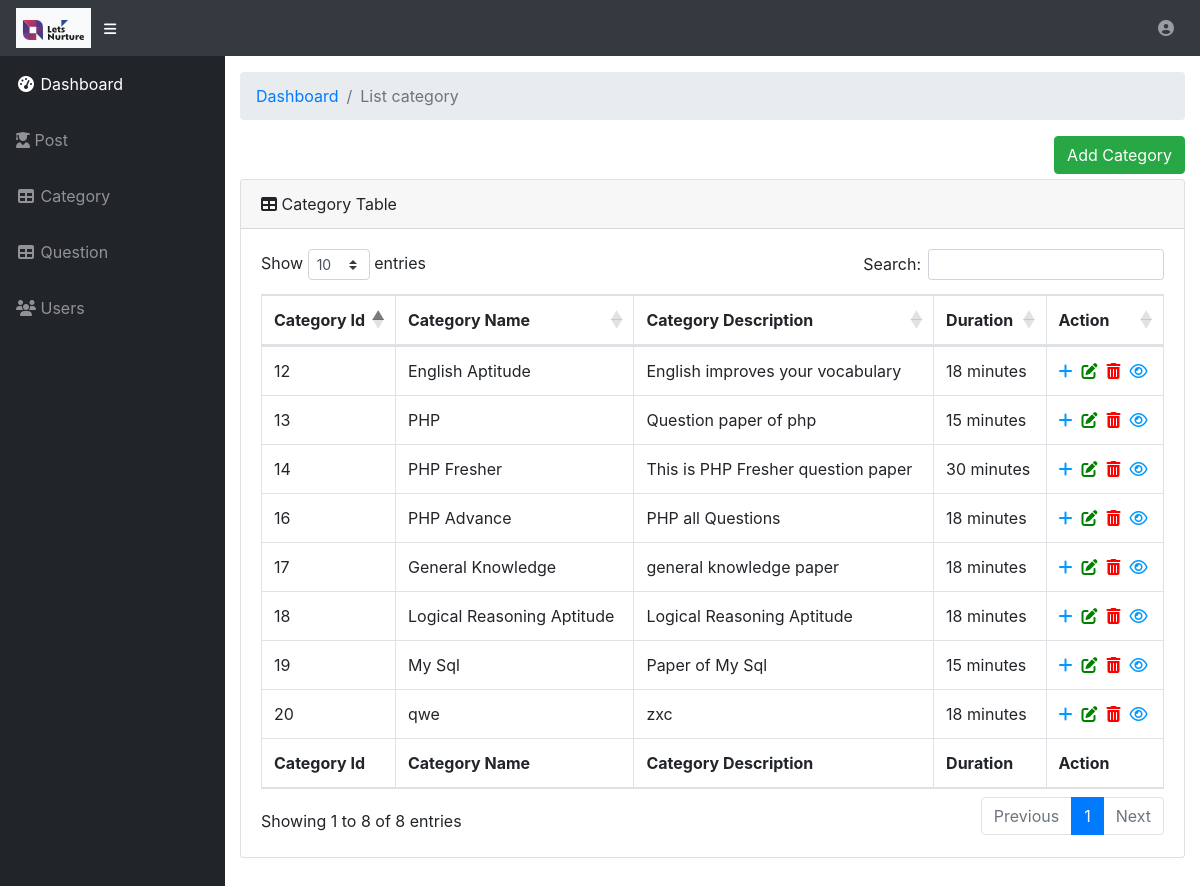
Screenshot of /category.php (signed in) with the database file from the repository.
### tables this page shows
CREATE TABLE `category1` (
  `id` int(11) NOT NULL,
  `category_name` varchar(100) NOT NULL,
  `category_des` text NOT NULL,
  `post` varchar(50) NOT NULL,
  `exper` text NOT NULL,
  `time` decimal(3,2) NOT NULL,
  `created_at` timestamp NOT NULL DEFAULT CURRENT_TIMESTAMP,
  `updated_at` timestamp NOT NULL DEFAULT CURRENT_TIMESTAMP ON UPDATE CURRENT_TIMESTAMP
);

### category.php (the view, shortened to what this page needs)
<?php
include "con.php";
if (isset($_SESSION["username"]) || isset($_COOKIE["username"])) {
  include "header-admin.php";?>
      <div id="content-wrapper">
        <div class="container-fluid">
          <ol class="breadcrumb">
            <li class="breadcrumb-item">
              <a href="#">Dashboard</a>
            </li>
            <li class="breadcrumb-item active">List category</li>
          </ol>
          <?php
          $query="select id, category_name,category_des,time from category1";
          $result=mysqli_query($con,$query);
           ?>
          <div  style="float: right; padding-bottom: 5px;">
              <a class="btn btn-success" href="add-category.php">
  Add Category
</a>
            </div>
            <div class="clearfix"></div>
          <div class="card mb-3">
            <div class="card-header">
              <i class="fas fa-table"></i>
              Category Table </div>
            <div class="card-body">
              <div class="table-responsive">
                <table class="table table-bordered" id="dataTable" width="100%" cellspacing="0">
                  <thead>
                    <tr>
                      <th>Category Id</th>
                      <th>Category Name</th>
                      <th>Category Description</th>
                      <th>Duration</th>
                      <th>Action</th>
                    </tr>
                  </thead>
                  <tfoot>
                    <tr>
                      <th>Category Id</th>
                      <th>Category Name</th>
                      <th>Category Description</th>
                      <th>Duration</th>
                      <th>Action</th>
                    </tr>
                  </tfoot>
                  <tbody>
                    <?php while ($arr=mysqli_fetch_array($result,MYSQLI_BOTH)):
                      ?>
                    <tr>
                      <td><?php echo $arr['id'] ?></td>
                      <td><?php echo $arr['category_name'] ?></td>
                      <td><?php echo $arr['category_des'] ?></td>
                      <td><?php if($arr['time']=="0.5") echo "30 minutes"; elseif($arr['time']=="0.25") echo "15 minutes"; elseif($arr['time']=="0.30") echo "18 minutes"; elseif($arr['time']=="0.75") echo "45 minutes"; else echo $arr['time']." hour" ?></td>
                      <td><a href="add-question.php?id=<?php echo $arr['id']; ?>"><i class="fas fa-plus" style="color: #0099ff;"></i></a>&nbsp&nbsp<a href="edit-category.php?id=<?php echo $arr['id']; ?>"><i class="fas fa-edit" style="color: green;"></i></a>&nbsp&nbsp<a href="delete-category.php?id=<?php echo $arr['id']; ?>"><i class="fas fa-trash-alt" style="color: red;"></i></a>&nbsp&nbsp<a href="questionmanagement.php?id=<?php echo $arr['id']; ?>"><i class="far fa-eye" style="color: #0099ff;"></i></td>
                    </tr>
                    <?php endwhile; ?>
                  </tbody>
                </table>
              </div>
            </div>
          </div>
        </div>
        </div>
      </div>
<?php
include "footer-admin.php";
}
else
  {
    header("Location: admin-login.php");
  }?>

### header-admin.php (shortened to what this page needs)
<!DOCTYPE html>
<html lang="en">
  <head>
    <link href="vendor/bootstrap/css/bootstrap.min.css" rel="stylesheet">
    <link href="vendor/fontawesome-free/css/all.min.css" rel="stylesheet" type="text/css">
    <link href="vendor/datatables/dataTables.bootstrap4.css" rel="stylesheet">
    <link href="css/sb-admin.css" rel="stylesheet">
  </head>
  <body id="page-top">
    <nav class="navbar navbar-expand navbar-dark bg-dark static-top">
      <a class="navbar-brand mr-1" href="index.php" style="background-color: #f8f9fa;"><img src="ln-logo1.svg" width="75" height="20"></a>
      <button class="btn btn-link btn-sm text-white order-1 order-sm-0" id="sidebarToggle" href="#">
        <i class="fas fa-bars"></i>
      </button>
      <ul class="navbar-nav ml-auto ml-md-0">
        <li class="nav-item dropdown no-arrow">
          <a class="nav-link dropdown-toggle" href="#" id="userDropdown" role="button" data-toggle="dropdown" aria-haspopup="true" aria-expanded="false">
            <i class="fas fa-user-circle fa-fw"></i>
          </a>
        </li>
      </ul>
    </nav>
    <div id="wrapper">
      <ul class="sidebar navbar-nav">
        <li class="nav-item active">
          <a class="nav-link" href="index1.php">
            <i class="fas fa-fw fa-tachometer-alt"></i>
            <span>Dashboard</span>
          </a>
        </li>
        <li class="nav-item">
          <a class="nav-link" href="postmanagement.php">
            <i class="fas fa-user-graduate"></i>
            <span>Post</span></a>
        </li>
        <li class="nav-item">
          <a class="nav-link" href="category.php">
            <i class="fas fa-fw fa-table"></i>
            <span>Category</span></a>
        </li>
        <li class="nav-item">
          <a class="nav-link" href="add-question.php">
            <i class="fas fa-fw fa-table"></i>
            <span>Question</span></a>
        </li>
        <li class="nav-item">
          <a class="nav-link" href="usermanagement.php">
            <i class="fas fa-users"></i>
            <span>Users</span></a>
        </li>
      </ul>

### footer-admin.php (shortened to what this page needs)
  </body>
</html>

### css/sb-admin.css (style rules this page uses)
html { position: relative; min-height: 100%; }
body { height: 100%; }
#wrapper { display: -webkit-box; display: -ms-flexbox; display: flex; }
#wrapper #content-wrapper { overflow-x: hidden; width: 100%; padding-top: 1rem; padding-bottom: 80px; }
.navbar-nav .nav-item.active .nav-link { color: #fff; }
.navbar-nav .nav-item.dropdown .dropdown-toggle::after { width: 1rem; text-align: center; float: right; vertical-align: 0; border: 0; font-weight: 900; content: '\f105'; font-family: 'Font Awesome 5 Free'; }
.navbar-nav .nav-item.dropdown.no-arrow .dropdown-toggle::after { display: none; }
.sidebar { width: 90px !important; background-color: #212529; min-height: calc(100vh - 56px); }
.sidebar .nav-item:last-child { margin-bottom: 1rem; }
.sidebar .nav-item .nav-link { text-align: center; padding: 0.75rem 1rem; width: 90px; }
.sidebar .nav-item .nav-link span { font-size: 0.65rem; display: block; }
.sidebar .nav-item .nav-link { color: rgba(255, 255, 255, 0.5); }
@media (min-width: 768px) { .sidebar { width: 225px !important; } }
@media (min-width: 768px) { .sidebar .nav-item .nav-link { display: block; width: 100%; text-align: left; padding: 1rem; width: 225px; } }
@media (min-width: 768px) { .sidebar .nav-item .nav-link span { font-size: 1rem; display: inline; } }
:root { --input-padding-x: 0.75rem; --input-padding-y: 0.75rem; }

### rows the page displays
category1: id "12", category_name "English Aptitude", category_des "English improves your vocabulary", time "18 minutes"
category1: id "13", category_name "PHP", category_des "Question paper of php", time "15 minutes"
category1: id "14", category_name "PHP Fresher", category_des "This is PHP Fresher question paper", time "30 minutes"
category1: id "16", category_name "PHP Advance", category_des "PHP all Questions", time "18 minutes"
category1: id "17", category_name "General Knowledge", category_des "general knowledge paper", time "18 minutes"
category1: id "18", category_name "Logical Reasoning Aptitude", category_des "Logical Reasoning Aptitude", time "18 minutes"
category1: id "19", category_name "My Sql", category_des "Paper of My Sql", time "15 minutes"
category1: id "20", category_name "qwe", category_des "zxc", time "18 minutes"
